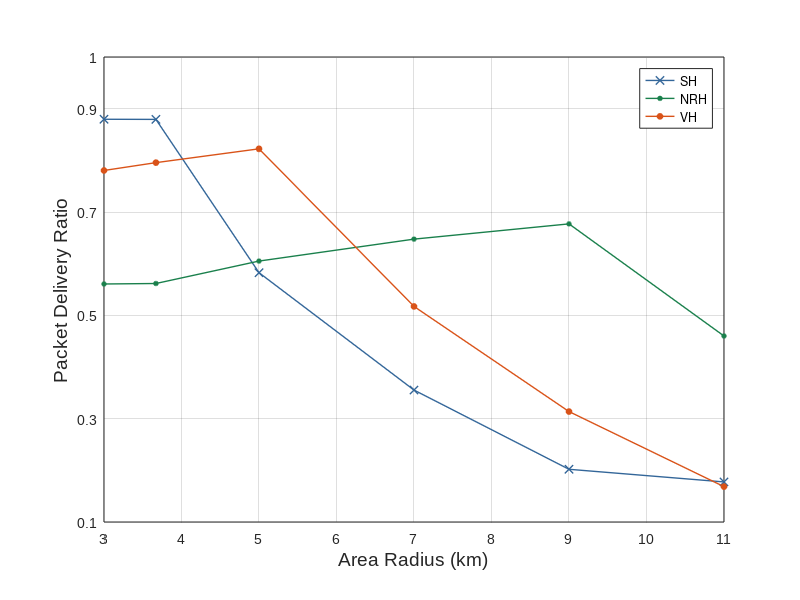
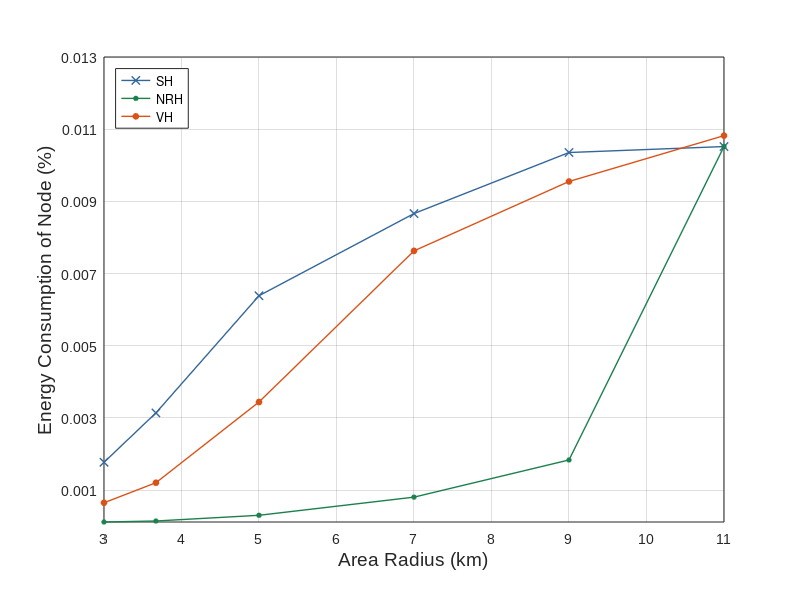

Source code (MATLAB) for these figures, in order: (Note: this script raises an error after producing the figures.)

area=[3 3.67 5 7 9 11]



pdr3=[0.87949 0.56858 0.65883 0.78038 0.56067 0.50721 0.72618];
pdr367=[0.87924 0.59491 0.67119 0.79553 0.56161 0.5623 0.67233];
pdr5=[0.58255 0.62161 0.631 0.82227 0.60504 0.58292 0.52439];
pdr7=[0.35538 0.65003 0.21562 0.51723 0.6475 0.54087 0.50034];
pdr9=[0.20203 0.11901 0.18247 0.31375 0.67701 0.49003 0.48576];
pdr11=[0.17755 0.1134 0.10247 0.16844 0.46001 0.41605 0.39345];

pdrsh=[pdr3(1) pdr367(1) pdr5(1) pdr7(1) pdr9(1) pdr11(1)];
pdrnh=[pdr3(5) pdr367(5) pdr5(5) pdr7(5) pdr9(5) pdr11(5)];
pdrvh=[pdr3(4) pdr367(4) pdr5(4) pdr7(4) pdr9(4) pdr11(4)];%122


% Define the line colors
proposed_color_sh = [0.2 0.4 0.6]; % blue color
proposed_color_nh = [0.1 0.5 0.3]; %  [0.2 0.1 0.2]
proposed_color_vh = [0.8500 0.3250 0.0980]; % orange color

% Define the marker face colors
proposedsh_marker_color = [0.2 0.4 0.6]; % light blue color
proposednh_marker_color = [0.1 0.5 0.3]; % light blue color
proposedvh_marker_color = [0.8500 0.3250 0.0980]; % yellow color


figure(1)

box on;
hold on;
plot(area,pdrsh, 'x-', 'Color', proposed_color_sh, 'LineWidth', 1, 'MarkerFaceColor', proposedsh_marker_color);
hold on
plot(area,pdrnh, 'o-', 'Color', proposed_color_nh, 'LineWidth', 1, 'MarkerFaceColor', proposednh_marker_color,'MarkerSize',3);
hold on
plot(area,pdrvh, 'o-', 'Color', proposed_color_vh, 'LineWidth', 1, 'MarkerFaceColor', proposedvh_marker_color,'MarkerSize',4);

% setting the axis
xlim([3 11])
xticks([3 4 5 6 7 8 9 10 11 12]);
xticklabels({'3','4','5','6', '7','8','9','10','11','12'});
ylim([0.1,1]);
yticks([0.1 0.3 0.5 0.7 0.9 1]);
yticklabels({'0.1','0.3','0.5','0.7','0.9','1'});

% Axis and legend setup
xlabel('Area Radius (km)','FontName','Arial','fontsize',14);
ylabel('Packet Delivery Ratio','FontName','Arial','fontsize',14);
grid on;
box on;
legend({'SH','NRH','VH'},'Location','northeast');
legend boxon;

% Removing tick to make it look more profession
set(gca, 'Ticklength', [0 0])

% Customizing texts in the axis in ticklabel, making the background white
set(gcf,'color','w');    
a = get(gca,'XTickLabel');
set(gca,'XTickLabel',a,'FontName','Arial','fontsize',10);
b = get(gca,'YTickLabel');
set(gca,'YTickLabel',b,'FontName','Arial','fontsize',10);

% Fixing the aspect ratio
pbaspect([8,6,1])




epn3=[0.0017724 0.00018371 0.000279 0.00065069 0.00011795 0.00039158 0.0012858];
epn367=[0.0031397 0.00034505 0.00044209 0.0012057 0.00014586 0.00069365 0.0019682];
epn5=[0.0063864 0.00081922 0.00087059 0.0034422 0.0003037 0.0014433 0.0036541];
epn7=[0.0086627 0.0023816 0.0023097 0.007629 0.0008067 0.0038532 0.0043431];
epn9=[0.010354 0.00415 0.0039597 0.0095514 0.0018364 0.0048097 0.0055638];
epn11=[0.010519 0.0053999 0.0056685 0.010821 0.0032219 0.006519 0.0074479];

epnsh=[epn3(1) epn367(1) epn5(1) epn7(1) epn9(1) epn11(1)];
epnnh=[epn3(5) epn367(5) epn5(5) epn7(5) epn9(5) epn11(1)];
epnvh=[epn3(4) epn367(4) epn5(4) epn7(4) epn9(4) epn11(4)];

figure(2)

box on;
hold on;

plot(area,epnsh, 'x-', 'Color', proposed_color_sh, 'LineWidth', 1, 'MarkerFaceColor', proposedsh_marker_color);
hold on
plot(area,epnnh, 'o-', 'Color', proposed_color_nh, 'LineWidth', 1, 'MarkerFaceColor', proposednh_marker_color,'MarkerSize',3);
hold on
plot(area,epnvh, 'o-', 'Color', proposed_color_vh, 'LineWidth', 1, 'MarkerFaceColor', proposedvh_marker_color,'MarkerSize',4);

% setting the axis
xlim([3 11])
xticks([3 4 5 6 7 8 9 10 11 12]);
xticklabels({'3','4','5','6', '7','8','9','10','11','12'});
y_min = min([epnsh epnnh epnvh]);
y_max = max([epnsh epnnh epnvh]);
ylim([y_min 0.013]);

yticks([0.001 0.003 0.005 0.007 0.0090 0.011 0.013]);
yticklabels({'0.001', '0.003','0.005','0.007','0.009','0.011','0.013'});



% Axis and legend setup
xlabel('Area Radius (km)','FontName','Arial','fontsize',14);
ylabel('Energy Consumption of Node (%)','FontName','Arial','fontsize',14)
grid on;
box on;
legend({'SH','NRH','VH'},'Location','northwest');
legend boxon;

% Removing tick to make it look more profession
set(gca, 'Ticklength', [0 0])

% Customizing texts in the axis in ticklabel, making the background white
set(gcf,'color','w');    
a = get(gca,'XTickLabel');
set(gca,'XTickLabel',a,'FontName','Arial','fontsize',10);
b = get(gca,'YTickLabel');
set(gca,'YTickLabel',b,'FontName','Arial','fontsize',10);

% Fixing the aspect ratio
pbaspect([8,6,1])


figure(3)
X = categorical([ "3","5", "7","9","11"]);
X = reordercats(X,cellstr(X)');
% pdr=[pdr3(1) pdr3(2) pdr3(4);pdr5(1) pdr5(2) pdr5(4);pdr7(1) pdr7(2) pdr7(5); pdr9(1) pdr9(2) pdr9(5);pdr11(1) pdr11(2) pdr11(5)];
pdr=[pdr3(1) pdr3(2) pdr3(4);pdr5(1) pdr5(2) pdr5(4);pdr7(1) pdr7(2) pdr7(5); pdr9(1) pdr9(2) pdr9(5);pdr11(1) pdr11(2) pdr11(5)];
F1=bar(X,pdr,'FaceColor','flat');
F1(1).FaceColor = [.2 .1 .2];
F1(2).FaceColor = [.2 .6 .5];
F1(3).FaceColor = [.2 .3 .2];
% F1(4).FaceColor = [.1 .2 .3];


xlabel('Area Radius (km)','FontName','Arial','fontsize',14);
ylabel('Packet Delivery Ratio','FontName','Arial','fontsize',14)
grid on;
box on;
legend({'1 ring','2 ring','3 ring'},'Location','northeast');
legend boxon;


% Removing tick to make it look more profession
set(gca, 'Ticklength', [0 0])

% Customizing texts in the axis in ticklabel, making the background white
set(gcf,'color','w');    
a = get(gca,'XTickLabel');
set(gca,'XTickLabel',a,'FontName','Arial','fontsize',10);
b = get(gca,'YTickLabel');
set(gca,'YTickLabel',b,'FontName','Arial','fontsize',10);

% Fixing the aspect ratio
pbaspect([8,6,1])



figure(4)
X = categorical([ "3","5", "7","9","11"]);
X = reordercats(X,cellstr(X)');
% epng=[epn3(1) epn3(2) epn3(4);epn5(1) epn5(2) epn5(4);epn7(1) epn7(2) epn7(5); epn9(1) epn9(2) epn9(5);epn11(1) epn11(2) epn11(5)];
epng=[epn3(1) epn3(2) epn3(4);epn5(1) epn5(2) epn5(4);epn7(1) epn7(2) epn7(5); epn9(1) epn9(2) epn9(5);epn11(1) epn11(2) epn11(5)];
F1=bar(X,epng,'FaceColor','flat');
F1(1).FaceColor = [.2 .1 .2];
F1(2).FaceColor = [.2 .6 .5];
F1(3).FaceColor = [.2 .3 .2];
% F1(4).FaceColor = [.1 .2 .3];


xlabel('Area Radius (km)','FontName','Arial','fontsize',14);
ylabel('Energy Consumption of Node (%)','FontName','Arial','fontsize',14)
grid on;
box on;
legend({'1 ring','2 ring','3 ring'},'Location','northwest');
legend boxon;

% Removing tick to make it look more profession
set(gca, 'Ticklength', [0 0])

% Customizing texts in the axis in ticklabel, making the background white
set(gcf,'color','w');    
a = get(gca,'XTickLabel');
set(gca,'XTickLabel',a,'FontName','Arial','fontsize',10);
b = get(gca,'YTickLabel');
set(gca,'YTickLabel',b,'FontName','Arial','fontsize',10);

% Fixing the aspect ratio
pbaspect([8,6,1])





%% previous code


% 
% area=[3 3.67 5 7 9 11]
% 
% 
% 
% pdr3=[0.87949 0.56858 0.65883 0.78038 0.56067 0.50721 0.72618];
% pdr367=[0.87924 0.59491 0.67119 0.79553 0.56161 0.5623 0.67233];
% pdr5=[0.58255 0.62161 0.631 0.82227 0.60504 0.58292 0.52439];
% pdr7=[0.35538 0.65003 0.21562 0.51723 0.6475 0.54087 0.50034];
% pdr9=[0.20203 0.11901 0.18247 0.31375 0.67701 0.49003 0.48576];
% pdr11=[0.17755 0.1134 0.10247 0.16844 0.46001 0.41605 0.39345];
% 
% pdrsh=[pdr3(1) pdr367(1) pdr5(1) pdr7(1) pdr9(1) pdr11(1)];
% pdrnh=[pdr3(5) pdr367(5) pdr5(5) pdr7(5) pdr9(5) pdr11(5)];
% pdrvh=[pdr3(4) pdr367(4) pdr5(4) pdr7(4) pdr9(4) pdr11(4)];%122
% 
% 
% % Define the line colors
% proposed_color_sh = [0.2 0.4 0.6]; % blue color
% proposed_color_nh = [0.4 0.1 0.2]; %  [0.2 0.1 0.2]
% proposed_color_vh = [0.8500 0.3250 0.0980]; % orange color
% 
% % Define the marker face colors
% proposedsh_marker_color = [0.2 0.4 0.6]; % light blue color
% proposednh_marker_color = [0.4 0.1 0.2]; % light blue color
% proposedvh_marker_color = [0.8500 0.3250 0.0980]; % yellow color
% 
% 
% figure(1)
% 
% box on;
% hold on;
% plot(area,pdrsh, 'x-', 'Color', proposed_color_sh, 'LineWidth', 1.1, 'MarkerFaceColor', proposedsh_marker_color);
% hold on
% plot(area,pdrnh, '*-', 'Color', proposed_color_nh, 'LineWidth', 1.1, 'MarkerFaceColor', proposednh_marker_color);
% hold on
% plot(area,pdrvh, '^-', 'Color', proposed_color_vh, 'LineWidth', 1.1, 'MarkerFaceColor', proposedvh_marker_color);
% 
% % setting the axis
% xlim([3 11])
% xticks([1 2 3 4 5 6 7 8 9 10 11 12]);
% xticklabels({'1','2','3','4','5','6', '7','8','9','10','11','12'});
% ylim([0.1,1]);
% yticks([0.1 0.2 0.3 0.4 0.5 0.6 0.7 0.8 0.9 1]);
% yticklabels({'0.1','0.2','0.3','0.4','0.5','0.6','0.7','0.8','0.9','1'});
% 
% % Axis and legend setup
% xlabel('Area Radius (km)','FontName','Arial','fontsize',14);
% ylabel('Packet Delivery Ratio','FontName','Arial','fontsize',14);
% grid on;
% box on;
% legend({'SH','NRH','VH'},'Location','northeast');
% legend boxon;
% 
% % Removing tick to make it look more profession
% set(gca, 'Ticklength', [0 0])
% 
% % Customizing texts in the axis in ticklabel, making the background white
% set(gcf,'color','w');    
% a = get(gca,'XTickLabel');
% set(gca,'XTickLabel',a,'FontName','Arial','fontsize',10);
% b = get(gca,'YTickLabel');
% set(gca,'YTickLabel',b,'FontName','Arial','fontsize',10);
% 
% % Fixing the aspect ratio
% pbaspect([8,6,1])
% 
% 
% 
% 
% epn3=[0.0017724 0.00018371 0.000279 0.00065069 0.00011795 0.00039158 0.0012858];
% epn367=[0.0031397 0.00034505 0.00044209 0.0012057 0.00014586 0.00069365 0.0019682];
% epn5=[0.0063864 0.00081922 0.00087059 0.0034422 0.0003037 0.0014433 0.0036541];
% epn7=[0.0086627 0.0023816 0.0023097 0.007629 0.0008067 0.0038532 0.0043431];
% epn9=[0.010354 0.00415 0.0039597 0.0095514 0.0018364 0.0048097 0.0055638];
% epn11=[0.010519 0.0053999 0.0056685 0.010821 0.0032219 0.006519 0.0074479];
% 
% epnsh=[epn3(1) epn367(1) epn5(1) epn7(1) epn9(1) epn11(1)];
% epnnh=[epn3(5) epn367(5) epn5(5) epn7(5) epn9(5) epn11(1)];
% epnvh=[epn3(4) epn367(4) epn5(4) epn7(4) epn9(4) epn11(4)];
% 
% figure(2)
% 
% box on;
% hold on;
% 
% plot(area,epnsh, 'x-', 'Color', proposed_color_sh, 'LineWidth', 1.1, 'MarkerFaceColor', proposedsh_marker_color);
% hold on
% plot(area,epnnh, '*-', 'Color', proposed_color_nh, 'LineWidth', 1.1, 'MarkerFaceColor', proposednh_marker_color);
% hold on
% plot(area,epnvh, '^-', 'Color', proposed_color_vh, 'LineWidth', 1.1, 'MarkerFaceColor', proposedvh_marker_color);
% 
% % setting the axis
% xlim([3 11])
% xticks([1 2 3 4 5 6 7 8 9 10 11 12]);
% xticklabels({'1','2','3','4','5','6', '7','8','9','10','11','12'});
% y_min = min([epnsh epnnh epnvh]);
% y_max = max([epnsh epnnh epnvh]);
% ylim([y_min 0.013]);
% yticks(0:0.001:0.013);
% yticks([0.001 0.002 0.003 0.004 0.005 0.006 0.007 0.008 0.009 0.01 0.011 0.012 0.013]);
% yticklabels({'0.001', '0.002', '0.003', '0.004', '0.005', '0.006', '0.007', '0.008', '0.009', '0.01', '0.011','0.012','0.013'});
% 
% 
% 
% % Axis and legend setup
% xlabel('Area Radius (km)','FontName','Arial','fontsize',14);
% ylabel('Energy Consumption of Node (%)','FontName','Arial','fontsize',14)
% grid on;
% box on;
% legend({'SH','NRH','VH'},'Location','northwest');
% legend boxon;
% 
% % Removing tick to make it look more profession
% set(gca, 'Ticklength', [0 0])
% 
% % Customizing texts in the axis in ticklabel, making the background white
% set(gcf,'color','w');    
% a = get(gca,'XTickLabel');
% set(gca,'XTickLabel',a,'FontName','Arial','fontsize',10);
% b = get(gca,'YTickLabel');
% set(gca,'YTickLabel',b,'FontName','Arial','fontsize',10);
% 
% % Fixing the aspect ratio
% pbaspect([8,6,1])









